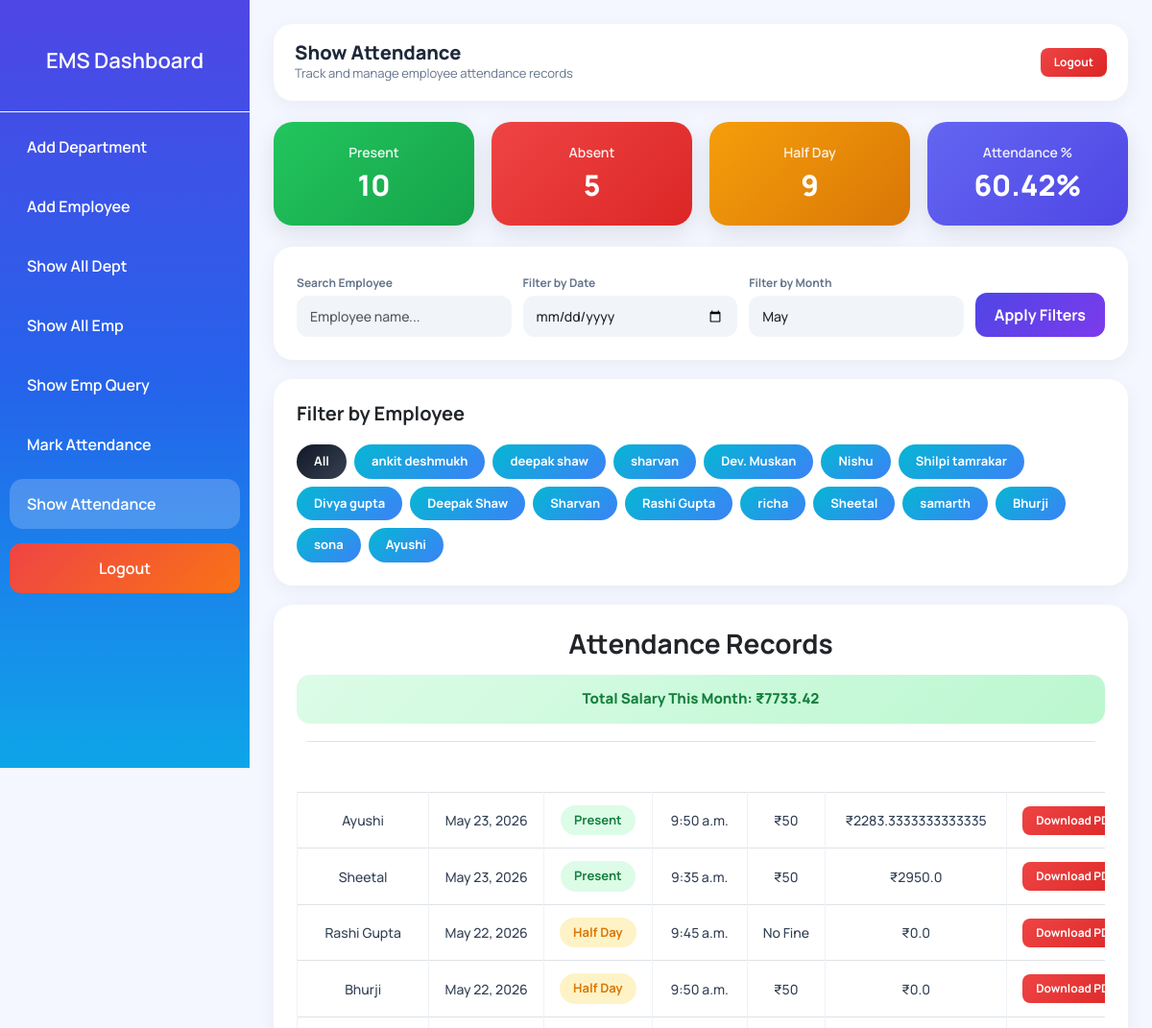
/show_attendance/ (upper part), run on an earlier commit of the app's database.
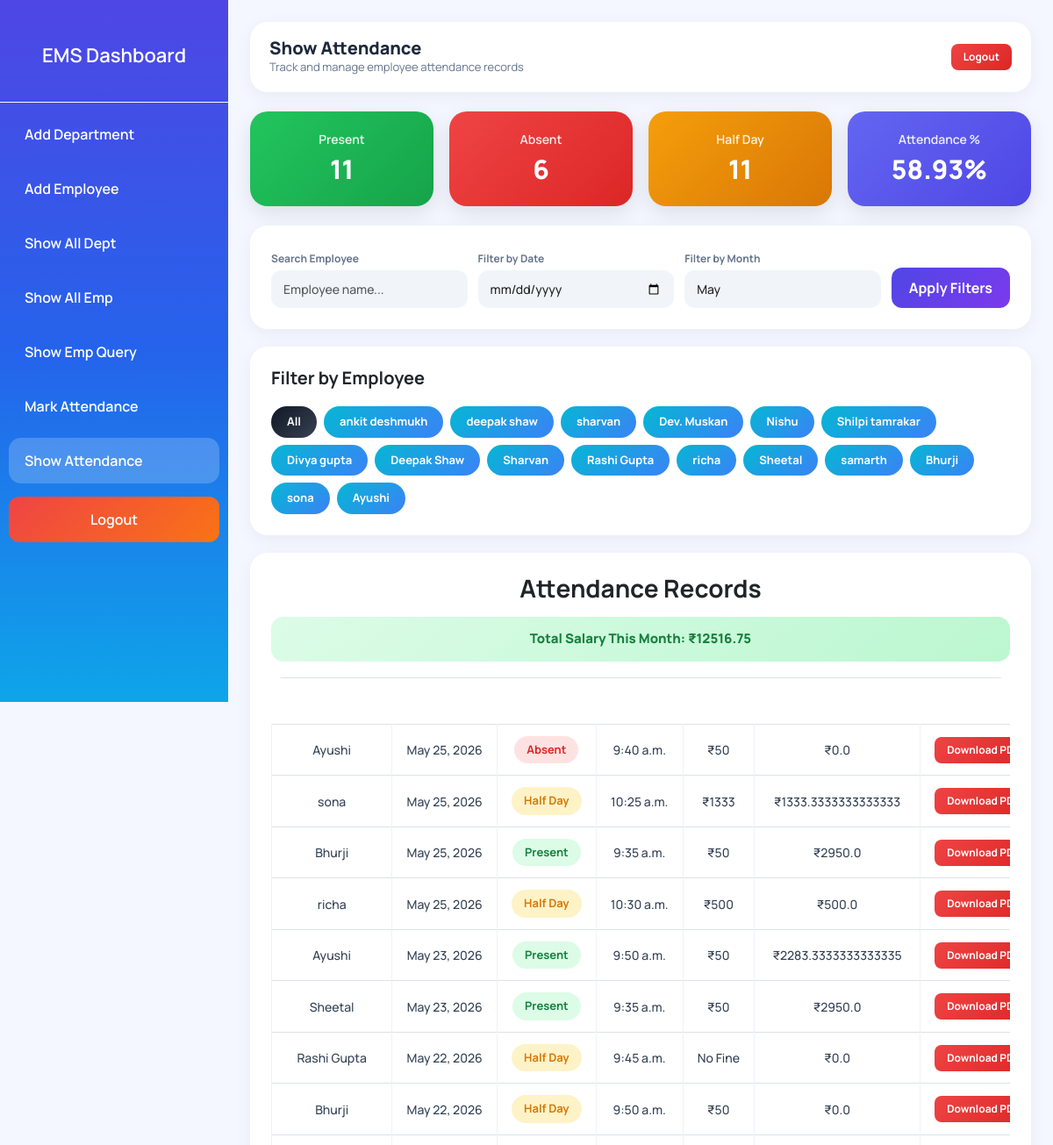
And on a later commit of the database.
### app/models.py (models this page shows, shortened)
class AddEmployee(models.Model):
    name = models.CharField(
        max_length=100,
        validators=[MaxLengthValidator(10), MinLengthValidator(3)],
        error_messages={
            'min_length': 'Name must contain at least 3 characters.',
            'max_length': 'Name cannot exceed 20 characters.'
        }
    )
    email = models.EmailField(unique=True)
    contact = models.CharField(
        max_length=15,
        validators=[Emp_contact]
    )
    image = models.ImageField(
        upload_to='employee_images/',
        blank=True,
        null=True
    )
    password = models.CharField(max_length=128)
    department = models.CharField(max_length=50, null=True)
    d_code = models.CharField(max_length=20, null=True)
    d_des = models.CharField(max_length=50, null=True)
    joining_date = models.DateField(null=True, blank=True)
    salary = models.IntegerField(null=True, blank=True)

class Attendance(models.Model):
    STATUS_CHOICES = (
        ('Present', 'Present'),
        ('Absent', 'Absent'),
        ('Half Day', 'Half Day'),
    )
    employee = models.ForeignKey(AddEmployee, on_delete=models.CASCADE)
    date = models.DateField(default=date.today)
    status = models.CharField(max_length=20, choices=STATUS_CHOICES)
    check_in_time = models.TimeField(
    null=True,
    blank=True
)
    late_fine = models.IntegerField(default=0)
    final_salary = models.FloatField(default=0)
    class Meta:
        unique_together = ('employee', 'date')

### app/views.py (the view)
# urls.py: path('show_attendance/', show_attendance, name='show_attendance'),
def show_attendance(request):
    today = date.today()
    month = request.GET.get('month')
    if month:
        month = int(month)
    else:
        month = today.month
    emp_id = request.GET.get('emp')
    search = request.GET.get('search', '').strip()
    date_filter = request.GET.get('date')
    base_qs = Attendance.objects.filter(
        date__month=month,
        date__year=today.year
    )
    if emp_id:
        base_qs = base_qs.filter(employee_id=emp_id)
    if search:
        base_qs = base_qs.filter(
            employee__name__icontains=search
        )
    if date_filter:
        base_qs = base_qs.filter(date=date_filter)
    attendance = base_qs.order_by('-date')
    total_salary = sum(i.final_salary for i in attendance)
    total_present = base_qs.filter(status="Present").count()
    total_absent = base_qs.filter(status="Absent").count()
    total_half = base_qs.filter(status="Half Day").count()
    total = base_qs.count()
    percentage = 0
    if total > 0:
        percentage = (
            (total_present + (total_half * 0.5)) / total
        ) * 100
    employees = Attendance.objects.select_related(
        'employee'
    ).values(
        'employee__id',
        'employee__name'
    ).distinct()
    context = {
        'attendance': attendance,
        'employees': employees,
        'total_present': total_present,
        'total_absent': total_absent,
        'total_half': total_half,
        'percentage': round(percentage, 2),
        'month': month,
        'total_salary': round(total_salary, 2),
        'search': search,
        'date_filter': date_filter,
        'emp_id': emp_id,
    }
    return render(request, 'show_attendance.html', context)

### app/templates/show_attendance.html (shortened to what this page needs)
{% load static %}
<!DOCTYPE html>
<html lang="en">
<head>
    <link href="https://cdn.jsdelivr.net/npm/bootstrap@5.3.2/dist/css/bootstrap.min.css" rel="stylesheet">
</head>
<body>
<div class="wrapper">
    <div class="sidebar">
        <h4 class="text-center py-3 border-bottom border-light px-3">
            <a href="{% url 'dashboard' %}" style="color:white;text-decoration:none;">
                EMS Dashboard
            </a>
        </h4>
        <a href="{% url 'add_dep' %}">Add Department</a>
        <a href="{% url 'add_emp' %}">Add Employee</a>
        <a href="{% url 'all_dep' %}">Show All Dept</a>
        <a href="{% url 'all_emp' %}">Show All Emp</a>
        <a href="{% url 'show_query' %}">Show Emp Query</a>
        <a href="{% url 'mark_attendance' %}">Mark Attendance</a>
        <a href="{% url 'show_attendance' %}" style="background:rgba(255,255,255,0.20);">Show Attendance</a>
        <a href="{% url 'logout' %}" class="logout-link">Logout</a>
    </div>
    <div class="main-content">
        <div class="topbar">
            <div style="display:flex;align-items:center;gap:12px;">
                <div>
                    <h2>Show Attendance</h2>
                    <p>Track and manage employee attendance records</p>
                </div>
            </div>
            <a href="{% url 'logout' %}" class="btn btn-danger btn-sm topbar-logout">Logout</a>
        </div>
        <div class="summary-row">
            <div class="summary-card sc-present">
                <h4>Present</h4>
                <h2>{{ total_present }}</h2>
            </div>
            <div class="summary-card sc-absent">
                <h4>Absent</h4>
                <h2>{{ total_absent }}</h2>
            </div>
            <div class="summary-card sc-half">
                <h4>Half Day</h4>
                <h2>{{ total_half }}</h2>
            </div>
            <div class="summary-card sc-percent">
                <h4>Attendance %</h4>
                <h2>{{ percentage }}%</h2>
            </div>
        </div>
        <div class="card p-4">
            <form method="GET">
                <div class="filter-grid">
                    <div>
                        <label class="form-label">Search Employee</label>
                        <input type="text" name="search" value="{{ search }}"
                               placeholder="Employee name..." class="form-control">
                    </div>
                    <div>
                        <label class="form-label">Filter by Date</label>
                        <input type="date" name="date" value="{{ date_filter }}" class="form-control">
                    </div>
                    <div>
                        <label class="form-label">Filter by Month</label>
                        <select name="month" class="form-select">
                            <option value="5"  {% if month == 5  %}selected{% endif %}>May</option>
                        </select>
                    </div>
                    <div class="filter-btn-cell" style="display:flex;align-items:flex-end;">
                        <button type="submit" class="btn btn-primary w-100">Apply Filters</button>
                    </div>
                </div>
            </form>
        </div>
        <div class="card p-4">
            <h5 class="fw-bold mb-3">Filter by Employee</h5>
            <div class="emp-wrap">
                <a href="?month={{ month }}" class="emp-btn btn-dark">All</a>
                {% for e in employees %}
                <a href="?month={{ month }}&emp={{ e.employee__id }}" class="emp-btn btn-info">
                    {{ e.employee__name }}
                </a>
                {% endfor %}
            </div>
        </div>
        <div class="card p-4">
            <h3 class="text-center fw-bold mb-3">Attendance Records</h3>
            <div class="salary-alert">Total Salary This Month: ₹{{ total_salary }}</div>
            <div class="table-responsive">
                <table class="table table-bordered table-hover text-center">
                    <thead>
                        <tr>
                            <th>Name</th>
                            <th>Date</th>
                            <th>Status</th>
                            <th>Check In</th>
                            <th>Fine</th>
                            <th>Final Salary</th>
                            <th>PDF</th>
                        </tr>
                    </thead>
                    <tbody>
                        {% for i in attendance %}
                        <tr>
                            <td>{{ i.employee.name }}</td>
                            <td>{{ i.date }}</td>
                            <td>
                                {% if i.status == "Present" %}
                                    <span class="status-present">Present</span>
                                {% elif i.status == "Absent" %}
                                    <span class="status-absent">Absent</span>
                                {% else %}
                                    <span class="status-half">Half Day</span>
                                {% endif %}
                            </td>
                            <td>{{ i.check_in_time }}</td>
                            <td>{% if i.late_fine > 0 %}₹{{ i.late_fine }}{% else %}No Fine{% endif %}</td>
                            <td>₹{{ i.final_salary }}</td>
                            <td>
                                <a href="{% url 'attendance_pdf' i.employee.id %}" class="btn btn-danger btn-sm">
                                    Download PDF
                                </a>
                            </td>
                        </tr>
                        {% endfor %}
                    </tbody>
                </table>
            </div>
        </div>
    </div>
</div>
</body>
</html>

### app/templates/show_attendance.html (style rules this page uses)
* { margin:0; padding:0; box-sizing:border-box; font-family:'Manrope',sans-serif; }
html,body { overflow-x:hidden; background:#f4f7ff; }
.wrapper { display:flex; width:100%; position:relative; }
.sidebar { width:260px; height:100vh; background:linear-gradient(180deg,#4f46e5,#2563eb,#0ea5e9); position:fixed; top:0; left:0; overflow-y:auto; z-index:1000; padding-top:10px; transition:0.3s ease; }
.sidebar h4 { color:white; font-size:22px; font-weight:800; }
.sidebar a { display:block; color:white; text-decoration:none; padding:14px 18px; margin:10px; border-radius:14px; transition:0.3s; font-weight:600; }
.sidebar .logout-link { background:linear-gradient(135deg,#ef4444,#f97316); margin:15px 10px; text-align:center; border-radius:12px; }
.main-content { margin-left:260px; padding:25px; min-height:100vh; width:calc(100% - 260px); transition:0.3s ease; }
.topbar { background:white; padding:18px 22px; border-radius:20px; margin-bottom:22px; box-shadow:0 5px 20px rgba(0,0,0,0.05); display:flex; justify-content:space-between; align-items:center; gap:12px; }
.topbar h2 { font-size:20px; font-weight:800; color:#1e293b; margin:0; }
.topbar p { font-size:13px; color:#64748b; margin:0; }
.topbar-logout { display:none; }
.summary-row { display:grid; grid-template-columns:repeat(4,1fr); gap:18px; margin-bottom:22px; }
.summary-card { border-radius:20px; padding:24px 16px; text-align:center; color:white; font-weight:700; box-shadow:0 8px 24px rgba(0,0,0,0.10); transition:0.3s ease; }
.summary-card h4 { font-size:14px; font-weight:600; opacity:.9; margin-bottom:8px; }
.summary-card h2 { font-size:30px; font-weight:800; color:white; margin:0; }
.sc-present { background:linear-gradient(135deg,#22c55e,#16a34a); }
.sc-absent { background:linear-gradient(135deg,#ef4444,#dc2626); }
.sc-half { background:linear-gradient(135deg,#f59e0b,#d97706); }
.sc-percent { background:linear-gradient(135deg,#6366f1,#4f46e5); }
.card { border:none !important; border-radius:20px !important; box-shadow:0 5px 20px rgba(0,0,0,0.05); margin-bottom:20px; }
.filter-grid { display:grid; grid-template-columns:1fr 1fr 1fr auto; gap:12px; align-items:end; }
.form-label { font-size:12px; font-weight:700; color:#64748b; margin-bottom:4px; }
.form-control, .form-select { border:none !important; background:#f1f5f9 !important; border-radius:12px !important; padding:11px 14px !important; font-size:14px; font-weight:500; }
.btn-primary { border:none !important; border-radius:12px !important; font-weight:700 !important; background:linear-gradient(135deg,#4f46e5,#7c3aed) !important; padding:11px 20px !important; color:white !important; transition:0.3s ease; cursor:pointer; white-space:nowrap; }
.emp-wrap { display:flex; flex-wrap:wrap; gap:8px; margin-top:4px; }
.emp-btn { border-radius:30px; padding:8px 18px; border:none; font-weight:700; font-size:13px; text-decoration:none; transition:0.3s ease; display:inline-block; }
.btn-info { background:linear-gradient(135deg,#06b6d4,#3b82f6); color:white !important; }
.btn-dark { background:linear-gradient(135deg,#111827,#374151); color:white !important; }
.table-responsive { overflow-x:auto; -webkit-overflow-scrolling:touch; border-radius:14px; }
table { white-space:nowrap; }
thead { background:linear-gradient(90deg,#4f46e5,#7c3aed); }
thead th { color:white !important; font-weight:700; padding:14px 16px !important; border:none !important; }
tbody td { padding:13px 16px !important; vertical-align:middle; color:#334155 !important; font-weight:500; font-size:14px; border-color:#eef2f7 !important; }
.status-present { background:#dcfce7; color:#15803d; padding:6px 14px; border-radius:25px; font-weight:700; font-size:13px; display:inline-block; }
.status-absent { background:#fee2e2; color:#dc2626; padding:6px 14px; border-radius:25px; font-weight:700; font-size:13px; display:inline-block; }
.status-half { background:#fef3c7; color:#d97706; padding:6px 14px; border-radius:25px; font-weight:700; font-size:13px; display:inline-block; }
.btn-danger { background:linear-gradient(135deg,#ef4444,#dc2626) !important; border:none !important; border-radius:8px !important; padding:6px 14px !important; color:white !important; font-size:12px; font-weight:700; text-decoration:none; transition:0.3s ease; display:inline-block; }
.salary-alert { background:linear-gradient(135deg,#dcfce7,#bbf7d0); border:none; border-radius:14px; padding:14px 20px; text-align:center; font-weight:800; font-size:15px; color:#15803d; margin-bottom:18px; }

What changed in the data, as far as the page shows it:
added Attendance: employee.name "Ayushi", date "May 25, 2026", status "Absent", check_in_time "9:40 a.m.", late_fine "50", final_salary "0.0"
added Attendance: employee.name "sona", date "May 25, 2026", status "Half Day", check_in_time "10:25 a.m.", late_fine "1333", final_salary "1333.3333333333333"
added Attendance: employee.name "Bhurji", date "May 25, 2026", status "Present", check_in_time "9:35 a.m.", late_fine "50", final_salary "2950.0"
added Attendance: employee.name "richa", date "May 25, 2026", status "Half Day", check_in_time "10:30 a.m.", late_fine "500", final_salary "500.0"
Also different on the page:
{{ total_present }}: "10" → "11"
{{ total_absent }}: "5" → "6"
{{ total_half }}: "9" → "11"
{{ percentage }}: "60.42" → "58.93"
{{ total_salary }}: "7733.42" → "12516.75"
